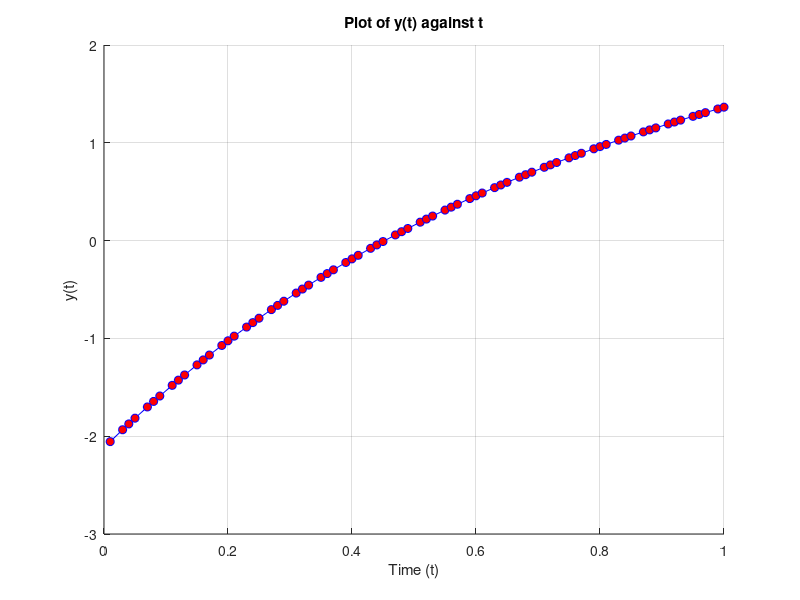

The MATLAB source for this figure:
a0 = 2.4947456317066132;
a1 = -4.614746605158952;
a2 = 0.00292974233111956;
b1 = -1.3475358281633416;
b2 = 3.154774060104342;

t = [0.01, 0.03, 0.04, 0.05, 0.07, 0.08, 0.09, 0.11, 0.12, 0.13, ...
     0.15, 0.16, 0.17, 0.19, 0.20, 0.21, 0.23, 0.24, 0.25, 0.27, ...
     0.28, 0.29, 0.31, 0.32, 0.33, 0.35, 0.36, 0.37, 0.39, 0.40, ...
     0.41, 0.43, 0.44, 0.45, 0.47, 0.48, 0.49, 0.51, 0.52, 0.53, ...
     0.55, 0.56, 0.57, 0.59, 0.60, 0.61, 0.63, 0.64, 0.65, 0.67, ...
     0.68, 0.69, 0.71, 0.72, 0.73, 0.75, 0.76, 0.77, 0.79, 0.80, ...
     0.81, 0.83, 0.84, 0.85, 0.87, 0.88, 0.89, 0.91, 0.92, 0.93, ...
     0.95, 0.96, 0.97, 0.99, 1.00];
     
y = a0 + a1 * exp(b1 * t) + a2 * exp(b2 * t);

figure;
hold on;
plot(t, y, 'bo-', 'MarkerFaceColor', 'r');
xlabel('Time (t)');
ylabel('y(t)');
title('Plot of y(t) against t');
grid on;
hold off;